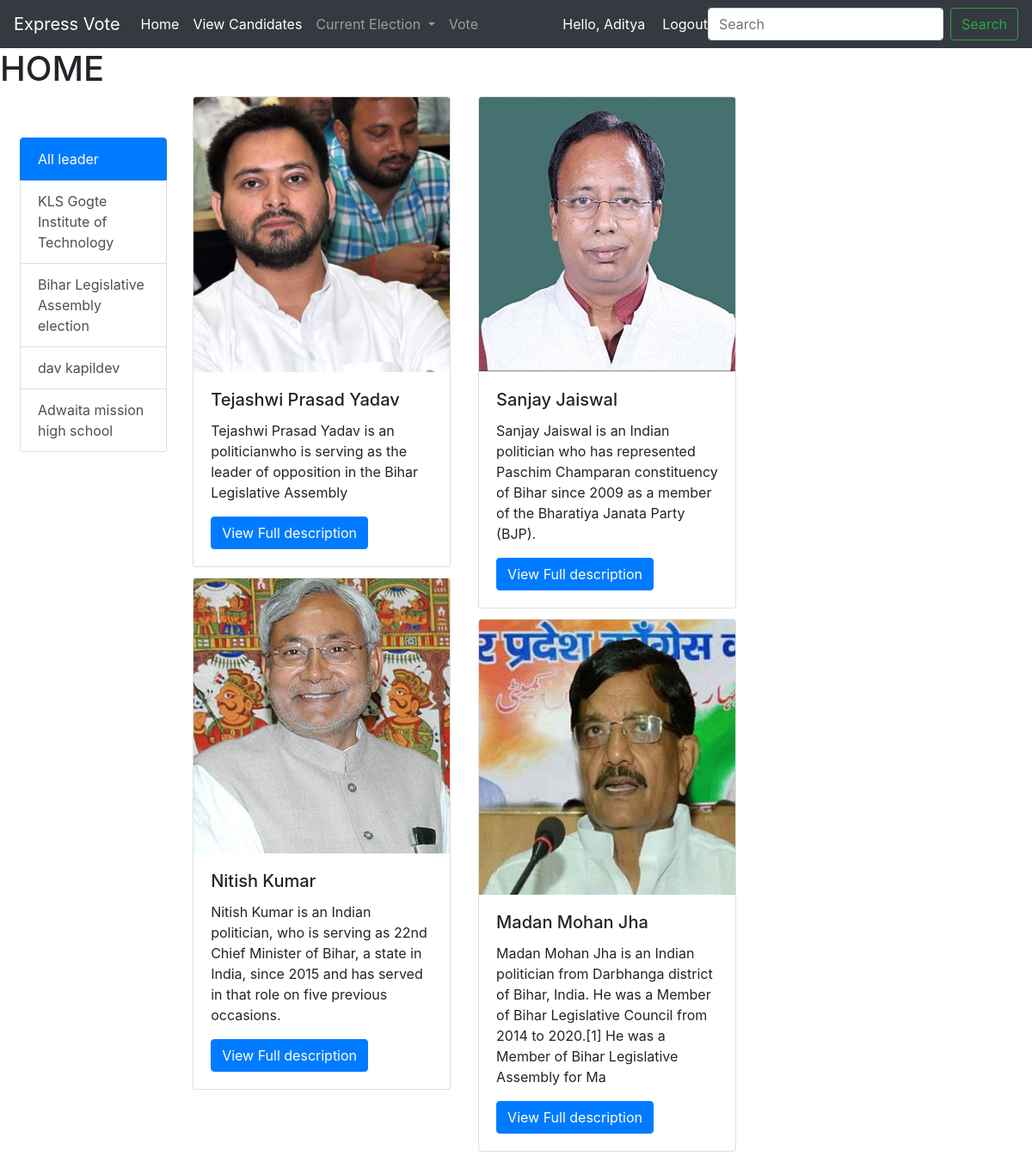
The app's page /home/ (signed in) with its own data.
### myapp/models.py (models this page shows, shortened)
class location(models.Model):
    title = models.CharField(max_length=100)
    description = models.TextField()

class Imageleader(models.Model):
    title = models.CharField(max_length=200)
    description = models.TextField(max_length=200)
    description1 = models.TextField(max_length=1000,default='')
    manifesto1=models.CharField(max_length=200,default='')
    manifesto2=models.CharField(max_length=200,default='')
    manifesto3=models.CharField(max_length=200,default='')
    party=models.CharField(max_length=200,default='')
    image = models.ImageField(upload_to='image')
    cat = models.ForeignKey(location, on_delete=models.CASCADE)

### expressvote/views.py (the view)
# urls.py: path('home/', views.show_home_page,name='home'),
def show_home_page(request):
    images = Imageleader.objects.all()
    loc = location.objects.all()
    data = {'images': images, 'loc': loc}
    return render(request, "home.html", data)

### templates/home.html (shortened to what this page needs)
<!doctype html>
<html lang="en">
  <head>
    <link rel="stylesheet" href="https://maxcdn.bootstrapcdn.com/bootstrap/4.0.0/css/bootstrap.min.css">
  </head>
  <body>
  {%include 'navbar.html' %}
    <h1>HOME</h1>
  <div class="row ml-2">
      <div class="col-sm-2 col-md-3 col-lg-2">
        <div class="list-group mt-5">
          <a href="/home" class="list-group-item list-group-item-action active">
          All leader
          </a>
          {% for c in loc %}
          <a href="/location/{{c.pk}}" class="list-group-item list-group-item-action">{{c.title}}</a>
          {% endfor %}
        </div>
      </div>
    <div class="col-sm-3 col-md-9 col-lg-10">
          <div class="card-columns">
            {% for i in images %}
            <div class="card" style= "width:300px">
              <img class="card-img-top" src="/media/{{ i.image }}" alt="Card image cap">
                <div class="card-body">
                  <h5 class="card-title">{{i.title}}</h5>
                   <p class="card-text">{{i.description}}</p>
                   <a href="/candidate/{{i.id}}" class="btn btn-primary">View Full description</a>
                </div>
            </div>
            {% endfor %}
      </div>
    </div>
  </div>
  </body>
</html>

### templates/navbar.html (shortened to what this page needs)
<nav class="navbar navbar-expand-lg navbar-dark bg-dark">
  <a class="navbar-brand" href="#">
    Express Vote</a>
  <div class="collapse navbar-collapse" id="navbarSupportedContent">
    <ul class="navbar-nav mr-auto">
      <li class="nav-item active">
        <a class="nav-link" href="/">Home <span class="sr-only">(current)</span></a>
      </li>
      <li class="nav-item active">
        <a class="nav-link" href="/home">View Candidates <span class="sr-only">(current)</span></a>
      </li>
      <li class="nav-item dropdown">
        <a class="nav-link dropdown-toggle" href="#" id="navbarDropdown" role="button" data-toggle="dropdown" aria-haspopup="true" aria-expanded="false">
          Current Election
        </a>
      </li>
      <li class="nav-item">
        <a class="nav-link " href="/vote">Vote</a>
      </li>
    </ul>
    <span class="hello-msg">Hello, {{request.user}}</span>
    <span ><a class="hello-msg" href="{% url 'logout' %}">Logout</a> </span>
    <form class="form-inline my-2 my-lg-0">
      <input class="form-control mr-sm-2" type="search" placeholder="Search" aria-label="Search">
      <button class="btn btn-outline-success my-2 my-sm-0" type="submit">Search</button>
    </form>
  </div>
</nav>

### templates/navbar.html (style rules this page uses)
.hello-msg { font-size:16px; color:#fff; margin-right:15 px; margin-left:20px; }

### templates/home.html (style rules this page uses)
.card-img-top { width: 100%; height: 40vh; object-fit: cover; }

### records on screen
location: title "KLS Gogte Institute of Technology"
location: title "Bihar Legislative Assembly election"
location: title "dav kapildev"
location: title "Adwaita mission high school"
Imageleader: image (picture), title "Tejashwi Prasad Yadav", description "Tejashwi Prasad Yadav is an politicianwho is serving as the leader of opposition in the Bihar Legislative Assembly"
Imageleader: image (picture), title "Nitish Kumar", description "Nitish Kumar is an Indian politician, who is serving as 22nd Chief Minister of Bihar, a state in India, since 2015 and has served in that role on five previous occasions."
Imageleader: image (picture), title "Sanjay Jaiswal", description "Sanjay Jaiswal is an Indian politician who has represented Paschim Champaran constituency of Bihar since 2009 as a member of the Bharatiya Janata Party (BJP)."
Imageleader: image (picture), title "Madan Mohan Jha", description "Madan Mohan Jha is an Indian politician from Darbhanga district of Bihar, India. He was a Member of Bihar Legislative Council from 2014 to 2020.[1] He was a Member of Bihar Legislative Assembly for Ma"

### other values on screen
{{ request.user }} "Aditya"
